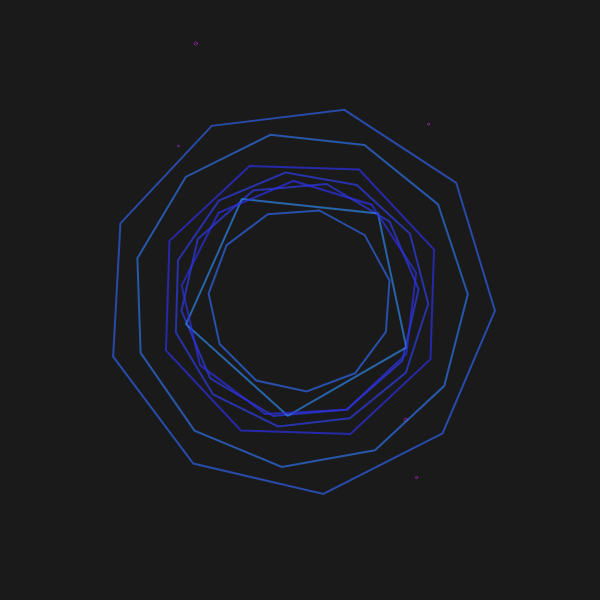
Frame 1 (no input)
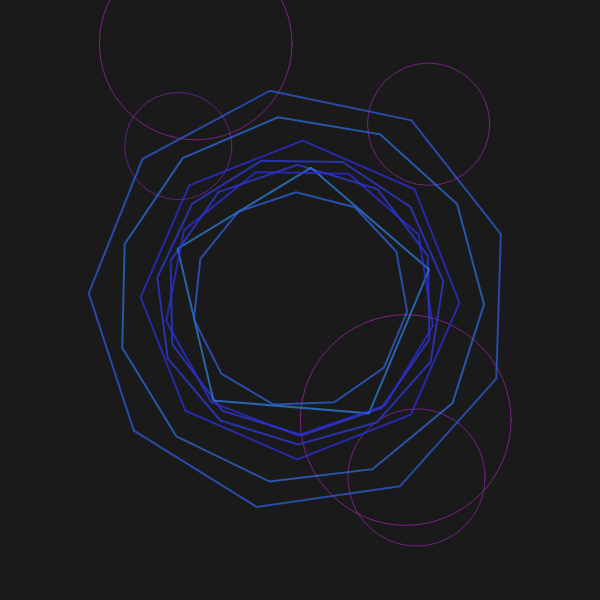
Frame 60 (no input)
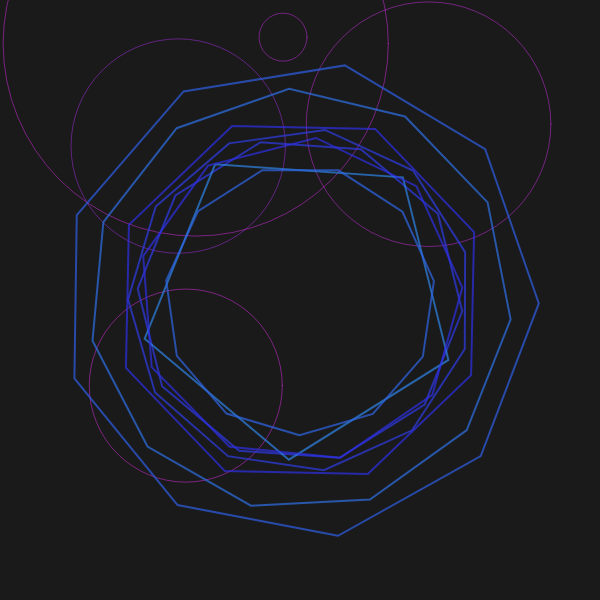
Frame 120 (the mouse pressed at the canvas centre since frame 60)

The p5.js sketch that drew these frames (run headless with seeded random() and noise() and a simulated clock; from frame 60 on, the mouse is pressed at the canvas centre):

// p5.js sketch
// ── sketch.js
let waves = [];
let circles = [];
let audioContext;

function setup() {
  createCanvas(600, 600);
  colorMode(HSB, 360, 100, 100, 1);
  
  // Initialize seismic waves
  for (let i = 0; i < 5; i++) {
    waves.push({
      x: random(width),
      y: random(height),
      radius: 0,
      maxRadius: random(100, 300),
      speed: random(0.5, 2),
      hue: random(260, 300)
    });
  }

  // Initialize fracturing circles
  for (let i = 0; i < 8; i++) {
    circles.push({
      x: width / 2,
      y: height / 2,
      radius: random(50, 200),
      segments: floor(random(5, 15)),
      angle: random(TWO_PI),
      speed: random(0.005, 0.02),
      hue: random(200, 240),
      pulse: random(0.5, 1.5)
    });
  }
}

function draw() {
  background(0, 0, 10);
  
  // Update and display seismic waves
  for (let i = 0; i < waves.length; i++) {
    let wave = waves[i];
    
    wave.radius += wave.speed;
    
    noFill();
    stroke(wave.hue, 80, 90, 0.5);
    strokeWeight(1);
    ellipse(wave.x, wave.y, wave.radius * 2);
    
    if (wave.radius > wave.maxRadius) {
      wave.radius = 0;
      wave.x = random(width);
      wave.y = random(height);
    }
  }

  // Update and display fracturing circles
  for (let i = 0; i < circles.length; i++) {
    let circle = circles[i];
    
    circle.angle += circle.speed;
    circle.radius += sin(frameCount * 0.02) * 0.5;
    
    push();
    translate(circle.x, circle.y);
    rotate(circle.angle);
    
    noFill();
    stroke(circle.hue, 80, 90, 0.7);
    strokeWeight(2);
    
    beginShape();
    for (let j = 0; j < circle.segments; j++) {
      let angle = map(j, 0, circle.segments, 0, TWO_PI);
      let x = cos(angle) * circle.radius;
      let y = sin(angle) * circle.radius;
      vertex(x, y);
    }
    endShape(CLOSE);
    
    pop();
  }
}
